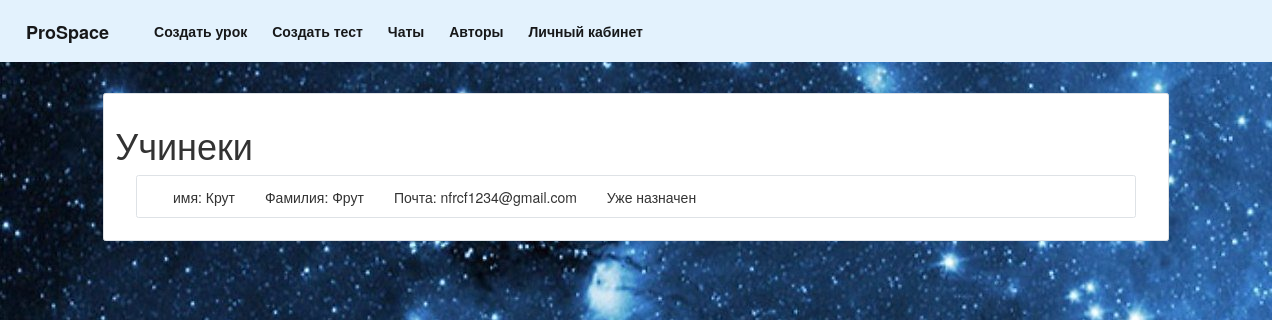
/tasks/1/appoint (signed in), run on an earlier commit of the app's database.
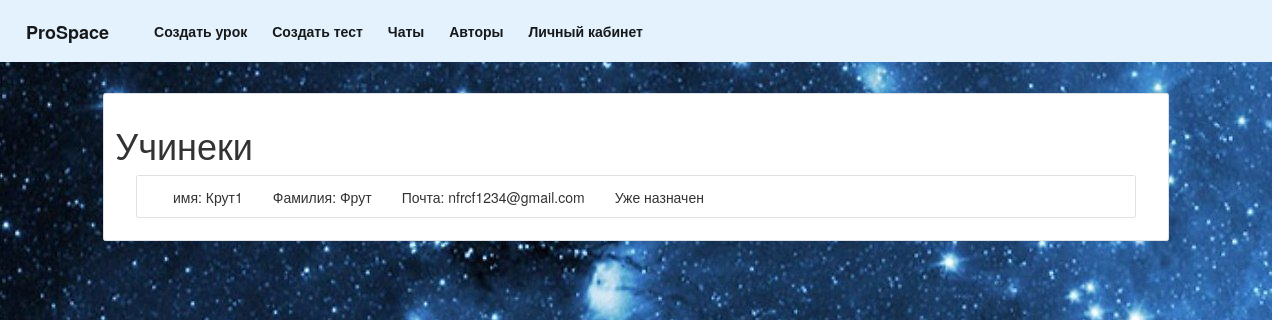
And on a later commit of the database.
### data/users.py (models this page shows, shortened)
class User(SqlAlchemyBase, UserMixin, SerializerMixin):
    __tablename__ = 'users'
    id = sqlalchemy.Column(sqlalchemy.Integer,
                           primary_key=True, autoincrement=True)
    surname = sqlalchemy.Column(sqlalchemy.String, nullable=False)
    name = sqlalchemy.Column(sqlalchemy.String, nullable=False)
    age = sqlalchemy.Column(sqlalchemy.Integer, nullable=False)
    email = sqlalchemy.Column(sqlalchemy.String, nullable=False, unique=True)
    hashed_password = sqlalchemy.Column(sqlalchemy.String, nullable=False)
    modified_date = sqlalchemy.Column(sqlalchemy.DateTime, nullable=False, default=datetime.datetime.now)
    type = sqlalchemy.Column(sqlalchemy.Integer, nullable=False)
    tests = sqlalchemy.Column(sqlalchemy.String, nullable=True)
    avatar = sqlalchemy.Column(sqlalchemy.String)
    count = sqlalchemy.Column(sqlalchemy.Integer, default=0)
    lesson = orm.relationship("Lesson", back_populates='user')
    tasks = orm.relationship("Task", back_populates='user')
    scores = orm.relationship("Scores", back_populates='user')

### server.py (the view)
@app.route('/tasks/<int:task_id>/appoint', methods=['GET', 'POST'])
def appoint_task(task_id):
    if current_user.type == 2:
        db_sess = db_session.create_session()
        task = db_sess.query(Task).filter(Task.id == task_id and Task.user == current_user).first()
        users = db_sess.query(User).filter(User.type == 1).all()
        return render_template('appoint_page.html', task=task, users=users, title='Учинеки', str=str)
    else:
        return 'Доступ закрыт'

### data/db_session.py (called while the page is built)
def create_session() -> Session:
    global __factory
    return __factory()

### server.py (called while the page is built)
@login_manager.user_loader
def load_user(user_id):
    db_sess = db_session.create_session()
    return db_sess.query(User).get(user_id)

### templates/appoint_page.html
{% extends "base.html" %}
{% block content %}
<div class="border rounded" style="padding:1% 1%; margin:1% 2%; background: white;">
    <h1>{{title}}</h1>
    {% for user in users %}
    <div class="col-md6 border rounded" style="padding:1% 2%; margin:1% 2%;">
        <div class="container">
            <div class="row align-items-center">
                <div class="col-auto" style="">
                    имя: {{user.name}}
                </div>
                <div class="col-auto">
                    Фамилия: {{user.surname}}
                </div>
                <div class="col-auto">
                    Почта: {{user.email}}
                </div>
                <div class="col-auto">
                    {% if str(task.id) not in user.tests.split(",") %}
                    <a href="/tasks/{{task.id}}/appoint/{{user.id}}" class="btn btn-danger">
                        Назначить
                    </a>
                    {% else %}
                    Уже назначен
                    {% endif %}
                </div>
            </div>
        </div>
    </div>
</div>
{% endfor %}
{% endblock %}

What changed in the data, as far as the page shows it:
changed User "Фрут": name "Крут" → "Крут1"
